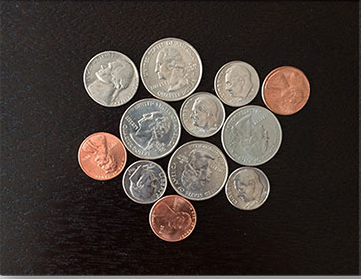
#> input picture watershed/coins.jpg, 361 x 279 px
$ python contour_only.py --image coins.jpg   (older library calls are emulated)
#> lines starting #> are read from the running program, lines starting #| are printed output that depends on the picture; after the words box and inside, x2 and y2 are one past the last pixel; in counts of white or black regions, pixels touching at a corner belong together
from __future__ import print_function
from skimage.feature import peak_local_max
from skimage.morphology import watershed
from scipy import ndimage
import argparse
import cv2

# construct the argument parse and parse the arguments
ap = argparse.ArgumentParser()
ap.add_argument("-i", "--image", required=True,
    help="path to input image")
args = vars(ap.parse_args())

# load the image and perform pyramid mean shift filtering
# to aid the thresholding step
image = cv2.imread(args["image"])
#> image is the input picture: shape (279, 361, 3); mean B, G, R 53.6, 58.8, 67.6
shifted = cv2.pyrMeanShiftFiltering(image, 21, 51)
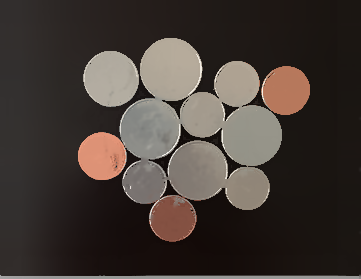
#> shifted: shape (279, 361, 3); mean B, G, R 53.6, 58.9, 67.7
cv2.imshow("Input", image)

# convert the mean shift image to grayscale, then apply
# Otsu's thresholding
gray = cv2.cvtColor(shifted, cv2.COLOR_BGR2GRAY)
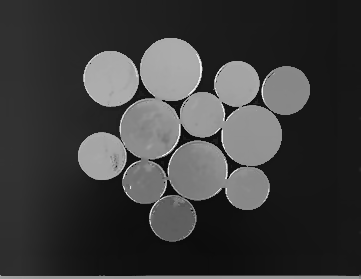
#> gray: shape (279, 361); min 11, max 245, mean 60.9
thresh = cv2.threshold(gray, 0, 255,
	cv2.THRESH_BINARY | cv2.THRESH_OTSU)[1]
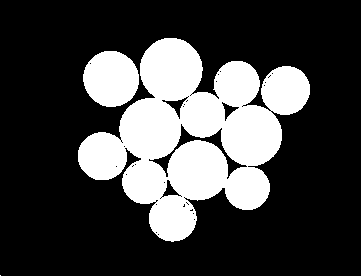
#> thresh: shape (279, 361); 27.2% white; 3 white regions
cv2.imshow("Thresh", thresh)

# find contours in the thresholded image
cnts = cv2.findContours(thresh.copy(), cv2.RETR_EXTERNAL,
	cv2.CHAIN_APPROX_SIMPLE)[-2]
#> cnts = 3 contours; box (x1, y1, x2, y2) and area: (78, 38, 310, 242) 24486, (83, 51, 139, 107) 2379, (0, 275, 361, 279) 720
print("[INFO] {} unique contours found".format(len(cnts)))
#| [INFO] 3 unique contours found

# loop over the contours
for (i, c) in enumerate(cnts):
	# draw the contour
	((x, y), _) = cv2.minEnclosingCircle(c)
	cv2.putText(image, "#{}".format(i + 1), (int(x) - 10, int(y)),
		cv2.FONT_HERSHEY_SIMPLEX, 0.6, (0, 0, 255), 2)
	cv2.drawContours(image, [c], -1, (0, 255, 0), 2)
#> this loop made 3 passes
#> (x, y) on passes 1 to 3: (180, 276.5), (110.8, 78.37), (193.5, 122.5)
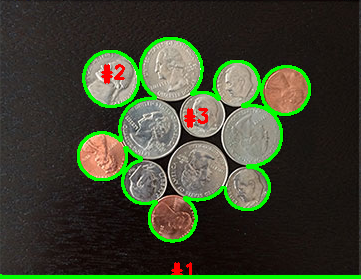
#> image: shape (279, 361, 3); 6.46% of pixels changed, all inside (x1, y1, x2, y2) = (0, 37, 361, 279)

# show the output image
cv2.imshow("Image", image)
cv2.waitKey(0)
